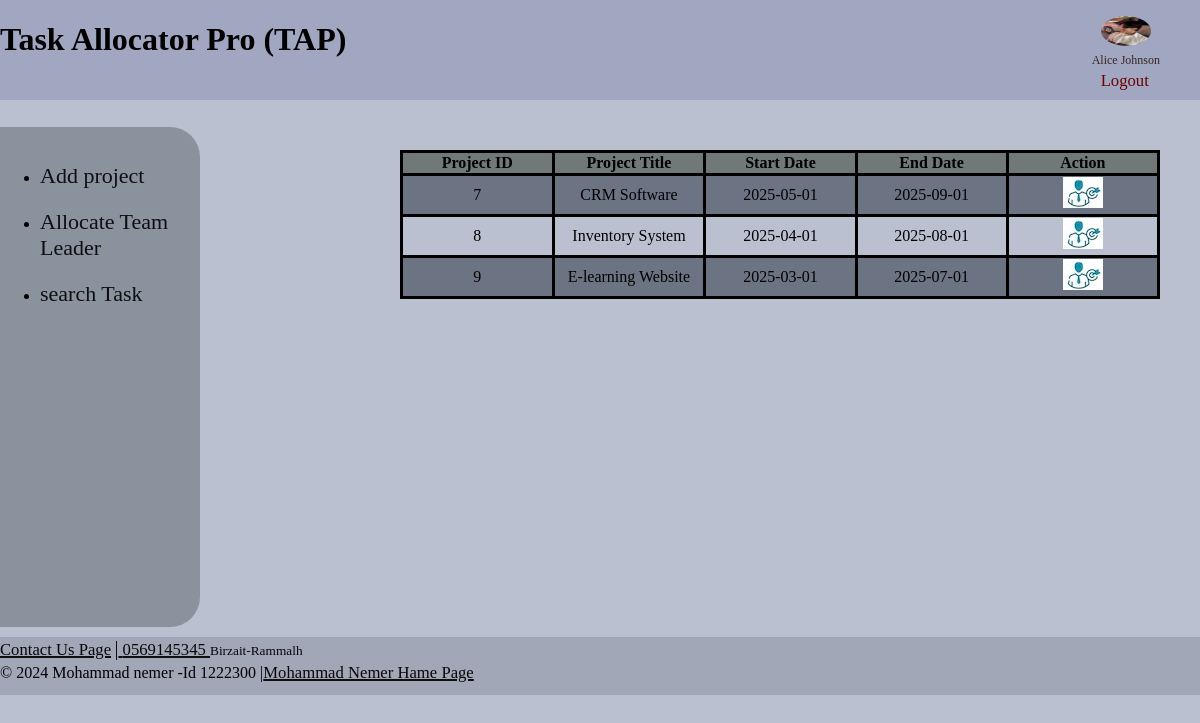
Page /Allocate_TeamLeader.php (signed in) on the committed database.
### tables this page shows
CREATE TABLE `project` (
  `project_id` varchar(11) NOT NULL,
  `project_title` varchar(255) DEFAULT NULL,
  `project_description` text DEFAULT NULL,
  `customer_name` varchar(255) DEFAULT NULL,
  `total_budget` decimal(10,2) DEFAULT NULL,
  `start_date` date DEFAULT NULL,
  `end_date` date DEFAULT NULL,
  `file1_name` varchar(255) DEFAULT NULL,
  `file2_name` varchar(255) DEFAULT NULL,
  `file3_name` varchar(255) DEFAULT NULL,
  `Leaderid` bigint(20) DEFAULT NULL
);

### Allocate_TeamLeader.php (the view, shortened to what this page needs)
<?php
$pdo = db_connect();
main();
function main()
{
 ?>
<!DOCTYPE html>
<html lang="ar">
<head>
    <link rel="stylesheet" href="style2.css">
</head>
<body>
<header>
<h1>Task Allocator Pro (TAP)</h1>
<nav id="account">
    <figure>
    <img id="imgpersonal" src="./Files/<?php echo $_SESSION['images']; ?>" alt="pimg">
  <figcaption>  <a id="hehm"  href="/pesonalpage.php">
    <?php
echo $_SESSION['name']; ?></a></figcaption>
<a id="logout" href="/login.php"> <small>Logout</small></a>
</figure>
    </nav>
</header>
<article id="contener">
<nav id="Manager">
    <ul>
    <li ><a href="/AddProject.php">Add project</a></li>
    <li ><a href="/Allocate_TeamLeader.php">Allocate Team Leader</a></li>
    <li ><a href="/searchTaskManeger.php">search Task</a></li>
</ul>
</nav>
<main>
<?php
table();
?>
</main>
</article>
<footer>
 <small id="small">
 <a href="https://www.facebook.com/Future.Center.Haybrid.cars/?locale=ar_AR"> <small id="small"> Contact Us Page</small></a>
<a href="https://web.whatsapp.com/">|<small id="small">  0569145345 </small></a>
 Birzait-Rammalh
</small>
 <br>
&copy; 2024 Mohammad nemer -Id 1222300 |<a href="./../../index.html"><small id="small">Mohammad Nemer Hame Page</small></a>
</footer>
</body>
</html>
<?php
}
function table()
{
    $user_tablename="project";
 $query = "SELECT * FROM $user_tablename WHERE Leaderid IS NULL";
   global $pdo;
    $result = $pdo->query($query);
    echo   "<table id='tableprojectleader'>";
    echo "<thead>
    <tr>
        <th>Project ID</th>
        <th>Project Title</th>
        <th>Start Date</th>
        <th>End Date</th>
        <th>Action</th>
    </tr>
</thead>";
echo "<tbody>";
$rows = $result->fetchAll();
if($rows)
{
foreach($rows as $row)
{
    echo "<tr>";
    echo "<td>" .$row['project_id']. "</td>";
    echo "<td>{$row['project_title']}</td>";
    echo "<td>{$row['start_date']}</td>";
    echo "<td>{$row['end_date']}</td>";
    echo "<td><a href='assign.php?project_id=".$row['project_id']."'><img src='./Files/assign.jpg'/></a></td>";
    echo "</tr>";
}
}else{
    echo "<td colspan=5> No Project</td>";
}
     echo "</table>";
}
?>

### style2.css (style rules this page uses)
body { background-color: rgb(187, 192, 209); margin-top: 0px; margin-left: 0px; margin-right: 0px; margin-bottom: 0px; padding-bottom: 0px; display: flex; flex-direction: column; flex-wrap: nowrap; }
a:link { color: rgb(14, 14, 15); }
#imgpersonal { width: 50px; height: 30px; border-radius: 50%; margin-left: 20px; }
#account { margin-right: 0px; }
header { padding-top: 0px; margin-top: 0px; display: flex; justify-content: space-between; flex-direction: row; flex-wrap: nowrap; width: 100%; height: 100px; background-color: rgb(161, 167, 192); }
#hehm { text-decoration: none; font-size: 12px; color: #362626; margin-left: 11px; }
#contener { display: flex; flex-direction: row; flex-wrap: nowrap; margin-bottom: 10px; }
footer { margin-bottom: 0px; height: 58px; background-color: rgb(162, 167, 184); }
a { font-size: 20px; }
#tableprojectleader { margin-left: 100px; width: 760px; }
#small { color: #070707; }
table { border: solid 1px black; border-collapse: collapse; margin-top: 50px; background-attachment: scroll; height: auto; width: auto; }
th { background-color:rgb(112, 120, 120); border: solid 3px black; border-collapse: collapse; text-align: center; }
td { border: solid black 3px; width: 150px; text-align: center; }
tbody tr:nth-child(odd) { background-color: #6c7382; }
#Manager { border-top-right-radius: 30px; border-bottom-right-radius: 30px; display: flex; flex-direction: row; flex-wrap: nowrap; width: 200px; background-color: rgb(138, 147, 157); height: 500px; padding-left: 0px; margin-top: 27px; margin-right: 100px; }
li { margin-top: 20px; }
small { color: #6c0202; }
#Manager a { text-decoration: none; font-family: "Times New Roman", Georgia, serif; font-size: 22px; }
#logout { text-decoration: none; margin-left: 20px; font-size: 20px; }

### rows in the picture
project: project_id "7", project_title "CRM Software", start_date "2025-05-01", end_date "2025-09-01"
project: project_id "8", project_title "Inventory System", start_date "2025-04-01", end_date "2025-08-01"
project: project_id "9", project_title "E-learning Website", start_date "2025-03-01", end_date "2025-07-01"

### other values in the picture
$_SESSION['name'] "Alice Johnson"
